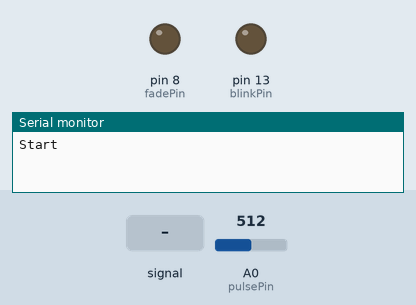
The sketch below on a simulated Arduino Uno, built with avr-gcc and run on an emulated ATmega328P. Shown: output pins drawn as LEDs (lit = HIGH), the last lines printed to the serial monitor. The inputs (shaded band) are chosen by the test bench; at power-on: A0 (pulsePin) = 512.

Above: at 1.2 s.
1.3 s: A0 (pulsePin) fed a 200 Hz sine of ±81 counts around its level
4.3 s: A0 (pulsePin) set to 513
At 7.08 s:
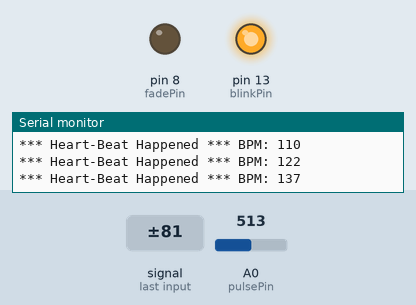
7.3 s: A0 (pulsePin) fed a 50 Hz sine of ±306 counts around its level
At 7.7 s:
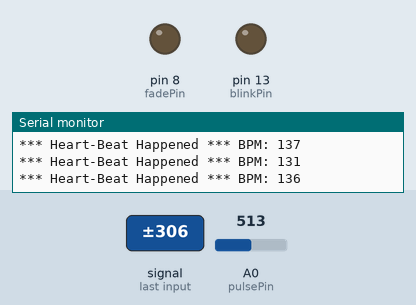
10.3 s: A0 (pulsePin) set to 535
At 10.8 s:
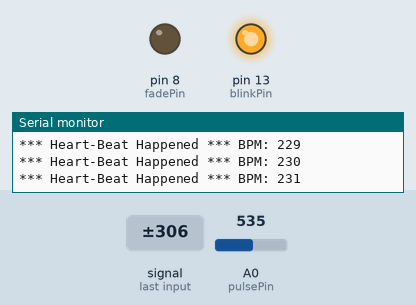
11.9 s: A0 (pulsePin) set to 511
At 12.4 s:
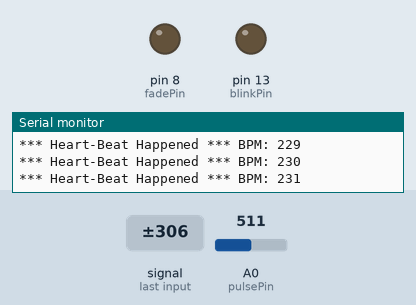
Timing chart, 0 to 14.4 s (numbered marks = the images above; inputs shaded):
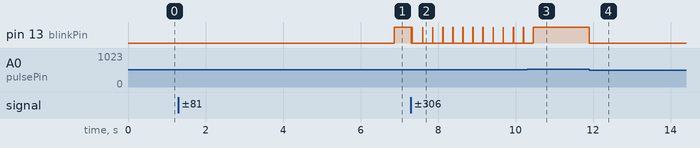

The sketch:

pulseValue.ino
```cpp
#include <LiquidCrystal.h>

//  Variables
int pulsePin = 0;                 // Pulse Sensor purple wire connected to analog pin 0
int blinkPin = 13;                // pin to blink led at each beat
int fadePin = 8;                  // pin to do fancy classy fading blink at each beat
int fadeRate = 0;                 // used to fade LED on with PWM on fadePin

//LiquidCrystal lcd(12, 11, 5, 4, 3, 2);

// Volatile Variables, used in the interrupt service routine!
volatile int BPM;                   // int that holds raw Analog in 0. updated every 2mS
volatile int Signal;                // holds the incoming raw data
volatile int IBI = 600;             // int that holds the time interval between beats! Must be seeded!
volatile boolean Pulse = false;     // "True" when User's live heartbeat is detected. "False" when not a "live beat".
volatile boolean QS = false;        // becomes true when Arduoino finds a beat.

// Regards Serial OutPut  -- Set This Up to your needs
static boolean serialVisual = true;   // Set to 'false' by Default.  Re-set to 'true' to see Arduino Serial Monitor ASCII Visual Pulse

volatile int rate[10];                      // array to hold last ten IBI values
volatile unsigned long sampleCounter = 0;          // used to determine pulse timing
volatile unsigned long lastBeatTime = 0;           // used to find IBI
volatile int P = 512;                      // used to find peak in pulse wave, seeded
volatile int T = 512;                     // used to find trough in pulse wave, seeded
volatile int thresh = 525;                // used to find instant moment of heart beat, seeded
volatile int amp = 100;                   // used to hold amplitude of pulse waveform, seeded
volatile boolean firstBeat = true;        // used to seed rate array so we startup with reasonable BPM
volatile boolean secondBeat = false;      // used to seed rate array so we startup with reasonable BPM

void setup()
{
  pinMode(blinkPin,OUTPUT);         // pin that will blink to your heartbeat!
  pinMode(fadePin,OUTPUT);          // pin that will fade to your heartbeat!
  Serial.begin(115200);             // we agree to talk fast!
  interruptSetup();                 // sets up to read Pulse Sensor signal every 2mS
                                    // IF YOU ARE POWERING The Pulse Sensor AT VOLTAGE LESS THAN THE BOARD VOLTAGE,
                                    // UN-COMMENT THE NEXT LINE AND APPLY THAT VOLTAGE TO THE A-REF PIN
                                    //   analogReference(EXTERNAL);
  Serial.println("Start");
}


//  Where the Magic Happens
void loop()
{
//   serialOutput();

  if (QS == true) // A Heartbeat Was Found
    {
      // BPM and IBI have been Determined
      // Quantified Self "QS" true when arduino finds a heartbeat
      fadeRate = 255; // Makes the LED Fade Effect Happen, Set 'fadeRate' Variable to 255 to fade LED with pulse
      serialOutputWhenBeatHappens(); // A Beat Happened, Output that to serial.
      QS = false; // reset the Quantified Self flag for next time
    }

  ledFadeToBeat(); // Makes the LED Fade Effect Happen
  //delay(20); //  take a break
}

void ledFadeToBeat()
{
   fadeRate -= 15;                         //  set LED fade value
   fadeRate = constrain(fadeRate,0,255);   //  keep LED fade value from going into negative numbers!
   analogWrite(fadePin,fadeRate);          //  fade LED
}

void interruptSetup()
{
  // Initializes Timer2 to throw an interrupt every 2mS.
  TCCR2A = 0x02;     // DISABLE PWM ON DIGITAL PINS 3 AND 11, AND GO INTO CTC MODE
  TCCR2B = 0x06;     // DON'T FORCE COMPARE, 256 PRESCALER
  OCR2A = 0X7C;      // SET THE TOP OF THE COUNT TO 124 FOR 500Hz SAMPLE RATE
  TIMSK2 = 0x02;     // ENABLE INTERRUPT ON MATCH BETWEEN TIMER2 AND OCR2A
  sei();             // MAKE SURE GLOBAL INTERRUPTS ARE ENABLED
}

void serialOutput()
{   // Decide How To Output Serial.
 if (serialVisual == true)
  {
     arduinoSerialMonitorVisual('-', Signal);   // goes to function that makes Serial Monitor Visualizer
  }
 else
  {
      sendDataToSerial('S', Signal);     // goes to sendDataToSerial function
   }
}

void serialOutputWhenBeatHappens()
{
 if (serialVisual == true) //  Code to Make the Serial Monitor Visualizer Work
   {
     Serial.print("*** Heart-Beat Happened *** ");  //ASCII Art Madness
     Serial.print("BPM: ");
     Serial.println(BPM);
     //lcd.clear();
     //lcd.print("BPM: ");
     //lcd.print(BPM);
   }
 else
   {
     sendDataToSerial('B',BPM);   // send heart rate with a 'B' prefix
     sendDataToSerial('Q',IBI);   // send time between beats with a 'Q' prefix
   }
}

void arduinoSerialMonitorVisual(char symbol, int data )
{
  const int sensorMin = 0;      // sensor minimum, discovered through experiment
  const int sensorMax = 1024;    // sensor maximum, discovered through experiment
  int sensorReading = data; // map the sensor range to a range of 12 options:
  int range = map(sensorReading, sensorMin, sensorMax, 0, 11);
  // do something different depending on the
  // range value:
  switch (range)
  {
    case 0:
      Serial.println("");     /////ASCII Art Madness
      break;
    case 1:
      Serial.println("---");
      break;
    case 2:
      Serial.println("------");
      break;
    case 3:
      Serial.println("---------");
      break;
    case 4:
      Serial.println("------------");
      break;
    case 5:
      Serial.println("--------------|-");
      break;
    case 6:
      Serial.println("--------------|---");
      break;
    case 7:
      Serial.println("--------------|-------");
      break;
    case 8:
      Serial.println("--------------|----------");
      break;
    case 9:
      Serial.println("--------------|----------------");
      break;
    case 10:
      Serial.println("--------------|-------------------");
      break;
    case 11:
      Serial.println("--------------|-----------------------");
      break;
  }
}


void sendDataToSerial(char symbol, int data )
{
   Serial.print(symbol);
   Serial.println(data);
}

ISR(TIMER2_COMPA_vect) //triggered when Timer2 counts to 124
{
  cli();                                      // disable interrupts while we do this
  Signal = analogRead(pulsePin);              // read the Pulse Sensor
  sampleCounter += 2;                         // keep track of the time in mS with this variable
  int N = sampleCounter - lastBeatTime;       // monitor the time since the last beat to avoid noise
                                              //  find the peak and trough of the pulse wave
  if(Signal < thresh && N > (IBI/5)*3) // avoid dichrotic noise by waiting 3/5 of last IBI
    {
      if (Signal < T) // T is the trough
      {
        T = Signal; // keep track of lowest point in pulse wave
      }
    }

  if(Signal > thresh && Signal > P)
    {          // thresh condition helps avoid noise
      P = Signal;                             // P is the peak
    }                                        // keep track of highest point in pulse wave

  //  NOW IT'S TIME TO LOOK FOR THE HEART BEAT
  // signal surges up in value every time there is a pulse
  if (N > 250)
  {                                   // avoid high frequency noise
    if ( (Signal > thresh) && (Pulse == false) && (N > (IBI/5)*3) )
      {
        Pulse = true;                               // set the Pulse flag when we think there is a pulse
        digitalWrite(blinkPin,HIGH);                // turn on pin 13 LED
        IBI = sampleCounter - lastBeatTime;         // measure time between beats in mS
        lastBeatTime = sampleCounter;               // keep track of time for next pulse

        if(secondBeat)
        {                        // if this is the second beat, if secondBeat == TRUE
          secondBeat = false;                  // clear secondBeat flag
          for(int i=0; i<=9; i++) // seed the running total to get a realisitic BPM at startup
          {
            rate[i] = IBI;
          }
        }

        if(firstBeat) // if it's the first time we found a beat, if firstBeat == TRUE
        {
          firstBeat = false;                   // clear firstBeat flag
          secondBeat = true;                   // set the second beat flag
          sei();                               // enable interrupts again
          return;                              // IBI value is unreliable so discard it
        }
      // keep a running total of the last 10 IBI values
      word runningTotal = 0;                  // clear the runningTotal variable

      for(int i=0; i<=8; i++)
        {                // shift data in the rate array
          rate[i] = rate[i+1];                  // and drop the oldest IBI value
          runningTotal += rate[i];              // add up the 9 oldest IBI values
        }

      rate[9] = IBI;                          // add the latest IBI to the rate array
      runningTotal += rate[9];                // add the latest IBI to runningTotal
      runningTotal /= 10;                     // average the last 10 IBI values
      BPM = 60000/runningTotal;               // how many beats can fit into a minute? that's BPM!
      QS = true;                              // set Quantified Self flag
      // QS FLAG IS NOT CLEARED INSIDE THIS ISR
    }
  }

  if (Signal < thresh && Pulse == true)
    {   // when the values are going down, the beat is over
      digitalWrite(blinkPin,LOW);            // turn off pin 13 LED
      Pulse = false;                         // reset the Pulse flag so we can do it again
      amp = P - T;                           // get amplitude of the pulse wave
      thresh = amp/2 + T;                    // set thresh at 50% of the amplitude
      P = thresh;                            // reset these for next time
      T = thresh;
    }

  if (N > 2500)
    {                           // if 2.5 seconds go by without a beat
      thresh = 512;                          // set thresh default
      P = 512;                               // set P default
      T = 512;                               // set T default
      lastBeatTime = sampleCounter;          // bring the lastBeatTime up to date
      firstBeat = true;                      // set these to avoid noise
      secondBeat = false;                    // when we get the heartbeat back
    }

  sei();                                   // enable interrupts when youre done!
}// end isr
```

Measured:
- the behaviour switches between 512 and 513 on A0 (pulsePin) (found by bisection; images 0 and 1)
- after the input at 4.3 s, pin 13 (blinkPin): LOW → HIGH after 2.6 s
- after the input at 7.3 s, pin 13 (blinkPin): HIGH → LOW at once, then repeats every 0.28 s: HIGH 0.01 s, LOW 0.27 s
- after the input at 10.3 s, pin 13 (blinkPin): goes on until 10.5 s, then stays HIGH
- after the input at 11.9 s, pin 13 (blinkPin): HIGH → LOW at once
